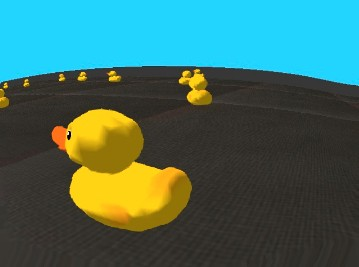
#> input picture braitenberg/samples/many-duckies/prova.jpg, 359 x 267 px
$ python -i visual_servoing_activity.py   (imports and definitions only)   (older library calls are emulated)
#> lines starting #> are read from the running program, lines starting #| are printed output that depends on the picture; after the words box and inside, x2 and y2 are one past the last pixel; in counts of white or black regions, pixels touching at a corner belong together; long printed decimals are rounded
#> further down, picture is the input picture: shape (267, 359, 3); mean B, G, R 96.9, 107, 65.9
#!/usr/bin/env python
# coding: utf-8

# In[18]:


# The function written in this cell will actually be ran on your robot (sim or real).
# Put together the steps above and write your DeltaPhi function!
# DO NOT CHANGE THE NAME OF THIS FUNCTION, INPUTS OR OUTPUTS, OR THINGS WILL BREAK

import cv2
import numpy as np
import math


def get_steer_matrix_left_lane_markings(shape):
    """
        Args:
            shape: The shape of the steer matrix (tuple of ints)
        Return:
            steer_matrix_left_lane: The steering (angular rate) matrix for Braitenberg-like control
                                    using the masked left lane markings (numpy.ndarray)
    """
    steer_matrix_left_lane = np.zeros(shape=shape, dtype="float32")  # write your function instead of this one

    x = np.linspace(0, -1, shape[1]//2)
    y = np.linspace(0, -1, shape[0])

    a, b = np.meshgrid(x,y)
    gradient = (a+b)/2

    steer_matrix_left_lane[:, :gradient.shape[1]] = gradient

# [7 lines of commented-out code are left out]

    return steer_matrix_left_lane

# In[20]:


# The function written in this cell will actually be ran on your robot (sim or real).
# Put together the steps above and write your DeltaPhi function!
# DO NOT CHANGE THE NAME OF THIS FUNCTION, INPUTS OR OUTPUTS, OR THINGS WILL BREAK


def get_steer_matrix_right_lane_markings(shape):
    """
        Args:
            shape: The shape of the steer matrix (tuple of ints)
        Return:
            steer_matrix_right_lane: The steering (angular rate) matrix for Braitenberg-like control
                                     using the masked right lane markings (numpy.ndarray)
    """
    steer_matrix_right_lane = np.zeros(shape=shape, dtype="float32")  # write your function instead of this one

# [7 lines of commented-out code are left out]

    x = np.linspace(3.2, 0, shape[1]//2)
    y = np.linspace(0, 3.2, shape[0])

    a, b = np.meshgrid(x,y)
    gradient = (a+b)/2

    steer_matrix_right_lane[:, math.ceil(steer_matrix_right_lane.shape[1]/2):] = gradient

    return steer_matrix_right_lane

# In[22]:


# The function written in this cell will actually be ran on your robot (sim or real).
# Put together the steps above and write your DeltaPhi function!
# DO NOT CHANGE THE NAME OF THIS FUNCTION, INPUTS OR OUTPUTS, OR THINGS WILL BREAK

import cv2
import numpy as np


def detect_lane_markings(image):
    """
        Args:
            image: An image from the robot's camera in the BGR color space (numpy.ndarray)
        Return:
            left_masked_img:   Masked image for the dashed-yellow line (numpy.ndarray)
            right_masked_img:  Masked image for the solid-white line (numpy.ndarray)
    """

    h, w, _ = image.shape
#> h = 267; w = 359

    img = cv2.cvtColor(image, cv2.COLOR_BGR2GRAY)
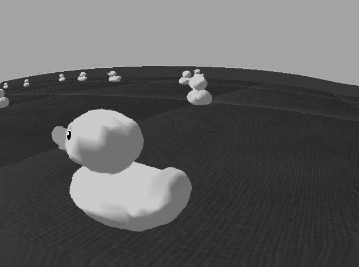
#> img: shape (267, 359); min 3, max 250, mean 93.4
    img = cv2.GaussianBlur(img,(0,0), 1)

    sobelx = cv2.Sobel(img,cv2.CV_64F,1,0)
    sobely = cv2.Sobel(img,cv2.CV_64F,0,1)
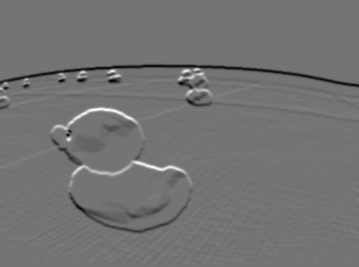
#> sobely: shape (267, 359) float64; min -343, max 407, mean -3.4; drawn with min black and max white
    Gmag = np.sqrt(sobelx*sobelx + sobely*sobely)

    threshold = 95
    mask_mag = (Gmag > threshold)
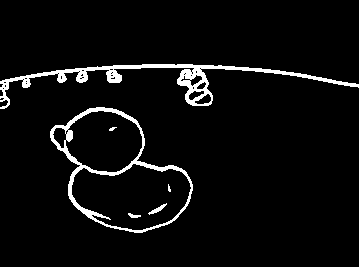
#> mask_mag: shape (267, 359) bool; 4.7% white; 6 white regions (2 under 20 px), largest, box (x1, y1, x2, y2) and area: (0, 64, 359, 109) 2508, (50, 107, 193, 233) 1893, (148, 203, 167, 215) 68, (128, 213, 141, 218) 38

    mask_left = np.ones(sobelx.shape)
    mask_left[:,int(np.floor(w/2)):w + 1] = 0
    mask_right = np.ones(sobelx.shape)
    mask_right[:,0:int(np.floor(w/2))] = 0

    mask_sobelx_pos = (sobelx > 0)
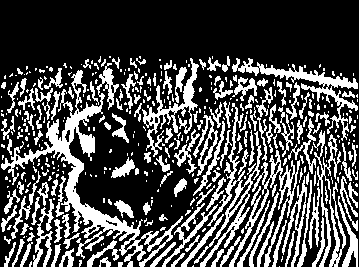
#> mask_sobelx_pos: shape (267, 359) bool; 29.7% white; 413 white regions (257 under 20 px), largest, box (x1, y1, x2, y2) and area: (1, 63, 183, 267) 4960, (232, 58, 358, 141) 1603, (194, 103, 262, 267) 1593
    mask_sobelx_neg = (sobelx < 0)
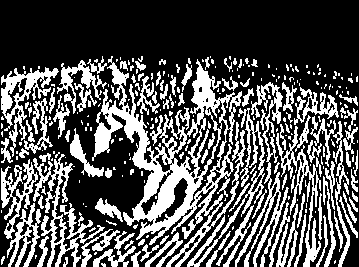
#> mask_sobelx_neg: shape (267, 359) bool; 33.2% white; 282 white regions (177 under 20 px), largest, box (x1, y1, x2, y2) and area: (92, 56, 246, 267) 9322, (235, 82, 289, 267) 1954, (33, 154, 105, 267) 1880
    mask_sobely_pos = (sobely > 0)
#> mask_sobely_pos: shape (267, 359) bool; 28.9% white; 390 white regions (278 under 20 px), largest, box (x1, y1, x2, y2) and area: (141, 185, 359, 266) 5236, (34, 140, 359, 204) 4354, (0, 68, 359, 119) 3577
    mask_sobely_neg = (sobely < 0)
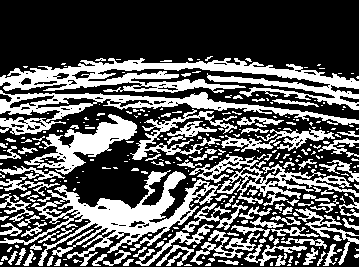
#> mask_sobely_neg: shape (267, 359) bool; 35.2% white; 322 white regions (213 under 20 px), largest, box (x1, y1, x2, y2) and area: (0, 58, 359, 110) 6650, (0, 170, 221, 266) 5520, (0, 90, 359, 135) 3757

    white_lower_hsv = np.array([0, 0, 160])         # CHANGE ME
    white_upper_hsv = np.array([179, 50, 255])      # CHANGE ME
    yellow_lower_hsv = np.array([15, 60, 110])      # CHANGE ME
    yellow_upper_hsv = np.array([35, 255, 255])      # CHANGE ME

    imghsv = cv2.cvtColor(image, cv2.COLOR_BGR2HSV)
#> imghsv: shape (267, 359, 3); mean H, S, V 43.2, 114.1, 125.1

    mask_white = cv2.inRange(imghsv, white_lower_hsv, white_upper_hsv)
#> mask_white: shape (267, 359); 0% white in thin lines or dots, all inside (x1, y1, x2, y2) = (68, 132, 69, 135)
    mask_yellow = cv2.inRange(imghsv, yellow_lower_hsv, yellow_upper_hsv)
#> mask_yellow: shape (267, 359); 11.7% white; 8 white regions, largest, box (x1, y1, x2, y2) and area: (64, 108, 192, 231) 10151, (179, 69, 212, 105) 717, (0, 89, 9, 108) 115

    mask_left_edge = mask_left * mask_mag * mask_sobelx_neg * mask_sobely_neg * mask_yellow
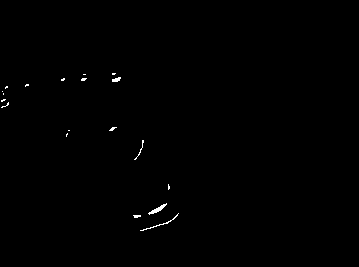
#> mask_left_edge: shape (267, 359) float64; 0.32% white in thin lines or dots, all inside (x1, y1, x2, y2) = (1, 73, 179, 231)
    mask_right_edge = mask_right * mask_mag * mask_sobelx_pos * mask_sobely_neg * mask_white
#> mask_right_edge: shape (267, 359) float64; every value is 0

#     max_left = np.max(mask_left_edge)
#     max_right = np.max(mask_right_edge)
#     mask_left_edge[mask_left_edge > 0.6*max_left] = 0
#     mask_right_edge[mask_right_edge > 0.6*max_right] = 0

#     mask_left_edge[mask_left_edge > 0] = 1.0
#     mask_right_edge[mask_right_edge > 0] = 1.0
#     print(np.sum(mask_left_edge > 0))


#     mask_left_edge[mask_left_edge > 0] = 1.0
#     mask_right_edge[mask_right_edge > 0] = 1.0

    # Debug
    STEER_LEFT_LM = get_steer_matrix_left_lane_markings((h,w))
    STEER_RIGHT_LM = get_steer_matrix_right_lane_markings((h,w))
    steering  = np.sum( STEER_LEFT_LM * mask_left_edge) + np.sum( STEER_RIGHT_LM * mask_right_edge)
#> steering = -49403.7
    print("my steering: ",steering)
#| my steering:  -49403.713
    print("left: ",np.sum( STEER_LEFT_LM * mask_left_edge))
#| left:  -49403.713
    print("right: ",np.sum( STEER_RIGHT_LM * mask_right_edge))
#| right:  0.0

#     print(mask_left_edge[mask_left_edge>0])
#     print(mask_right_edge[mask_right_edge>0])


    return (mask_left_edge, mask_right_edge)

# UnitTestDLM(detect_lane_markings)

>>> import cv2
>>> picture = cv2.imread('../../../../../braitenberg/samples/many-duckies/prova.jpg')
>>> result = detect_lane_markings(picture)
